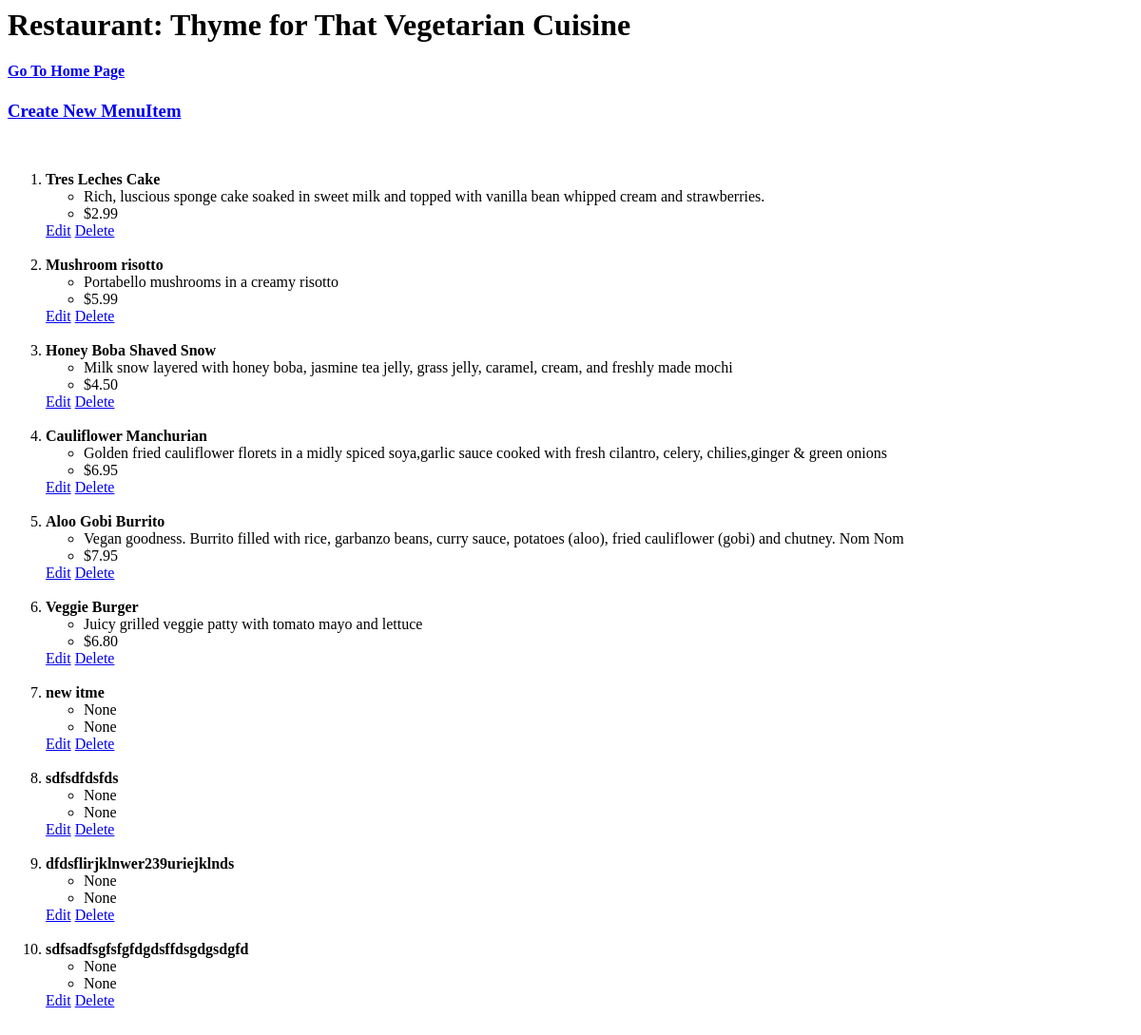
Page /restaurants/4/ on the earlier database version.
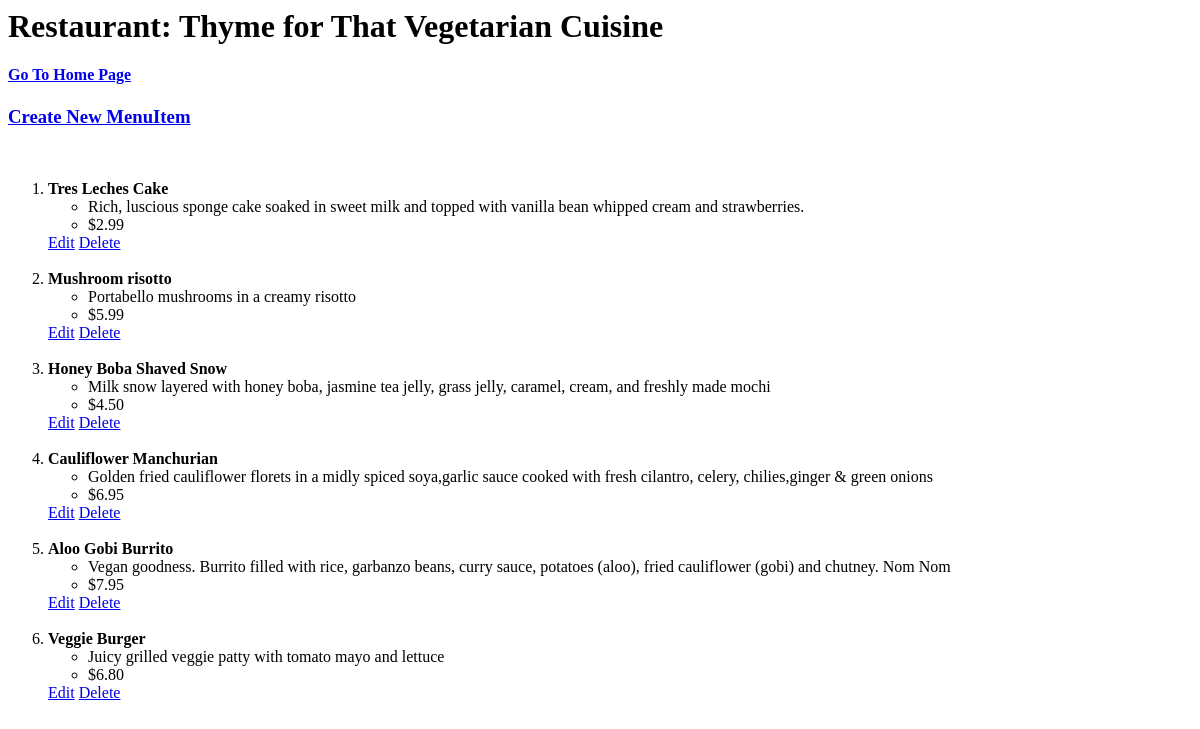
Same page on the later database version.
### database_setup.py (models this page shows, shortened)
class Restaurant(Base):                                              # Restaurant base class
    __tablename__ = 'restaurant'                                     # resturant is the table name
    name = Column(String(80), nullable = False)                      # has name of String size 80 characters and entry cannot be created if name of restaurant is not entered
    id = Column(Integer, primary_key = True)                         # restaurant table has another column having id as the primary key for each row

class MenuItem(Base):                                                # MenuItem class
    __tablename__ = 'menu_item'                                      # table name is menu_item
    name = Column(String(250), nullable = False)                     # has a name of upto 250 character and entry cannot created if name of the menuitem is not entered
    id = Column(Integer, primary_key = True)                         # each row would have an id which would act as primary key
    course = Column(String(250))                                     # course column has string size upto 250 characters
    description = Column(String(250))                                # description of each menuitem as a column and having as string size upto 250 characters
    price = Column(String(8))                                        # price is another column of menuitem having a string size of 8 characters
    restaurant_id = Column(Integer, ForeignKey('restaurant.id'))     # restaurant_id is the foriegn key connecting 2 tables meaning, pick the restaurant id number of the restaurant when I ask for 'restaurant_id' which would mean to assign a specific menuitem to a particular restaurant
    restaurant = relationship(Restaurant)                            # creating a variable 'restaurant' to make a relationship with the class Restaurant

### app.py (the view)
@app.route('/restaurants/<int:restaurant_id>/')
def restaurant_menu(restaurant_id):
    restaurant = session.query(Restaurant).filter_by(id = restaurant_id).one()
    menu_items = session.query(MenuItem).filter_by(restaurant_id=restaurant_id)
    if menu_items:
        return render_template('restaurantmenu.html', restaurant=restaurant, menu_items=menu_items)
    else:
        return "No Menus Found"

### templates/restaurantmenu.html (shortened to what this page needs)
<html>
		<body>
				<h1>Restaurant:  {{ restaurant.name }}</h1>
				<h4><a href="{{ url_for('restaurants') }}">Go To Home Page</a></h4>
				<h3><a href="{{ url_for('create_menu_item', restaurant_id=restaurant.id) }}">
								Create New MenuItem</a></h3>
				<br>
				<ol>
						{% for menu_item in menu_items %}
						<li><strong>{{ menu_item.name }}</strong>
								<ul>
										<li> {{ menu_item.description }}</li>
										<li>{{ menu_item.price }}<br></li>
								</ul>
						</li>
						<a href="{{ url_for('edit_menu_item', restaurant_id=restaurant.id,
								menu_id=menu_item.id) }}">Edit</a>
						<a href="{{ url_for('delete_menu_item', restaurant_id=restaurant.id,
								menu_id=menu_item.id) }}">Delete</a>
								<br>
								<br>
						{% endfor %}
				</ol>
		</body>
</html>

Differences in the rows shown:
removed MenuItem: name "new itme", description "None", price "None"
removed MenuItem: name "sdfsdfdsfds", description "None", price "None"
removed MenuItem: name "dfdsflirjklnwer239uriejklnds", description "None", price "None"
removed MenuItem: name "sdfsadfsgfsfgfdgdsffdsgdgsdgfd", description "None", price "None"
